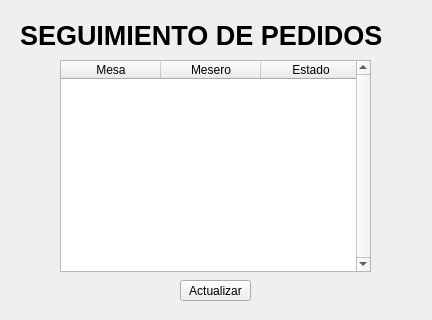
<?xml version="1.0" encoding="UTF-8"?>
<ui version="4.0">
 <class>Form</class>
 <widget class="QWidget" name="Form">
  <property name="geometry">
   <rect>
    <x>0</x>
    <y>0</y>
    <width>432</width>
    <height>320</height>
   </rect>
  </property>
  <property name="windowTitle">
   <string>Form</string>
  </property>
  <widget class="QLabel" name="label">
   <property name="geometry">
    <rect>
     <x>20</x>
     <y>20</y>
     <width>391</width>
     <height>31</height>
    </rect>
   </property>
   <property name="font">
    <font>
     <pointsize>20</pointsize>
     <weight>75</weight>
     <bold>true</bold>
    </font>
   </property>
   <property name="text">
    <string>SEGUIMIENTO DE PEDIDOS</string>
   </property>
  </widget>
  <widget class="QTableWidget" name="tableNegocio">
   <property name="geometry">
    <rect>
     <x>60</x>
     <y>60</y>
     <width>311</width>
     <height>212</height>
    </rect>
   </property>
   <property name="verticalScrollBarPolicy">
    <enum>Qt::ScrollBarAlwaysOn</enum>
   </property>
   <property name="horizontalScrollBarPolicy">
    <enum>Qt::ScrollBarAlwaysOff</enum>
   </property>
   <property name="sizeAdjustPolicy">
    <enum>QAbstractScrollArea::AdjustToContents</enum>
   </property>
   <column>
    <property name="text">
     <string>Mesa</string>
    </property>
   </column>
   <column>
    <property name="text">
     <string>Mesero</string>
    </property>
   </column>
   <column>
    <property name="text">
     <string>Estado</string>
    </property>
   </column>
  </widget>
  <widget class="QPushButton" name="btnActualizar">
   <property name="geometry">
    <rect>
     <x>180</x>
     <y>280</y>
     <width>71</width>
     <height>21</height>
    </rect>
   </property>
   <property name="text">
    <string>Actualizar</string>
   </property>
  </widget>
 </widget>
 <resources/>
 <connections/>
</ui>
